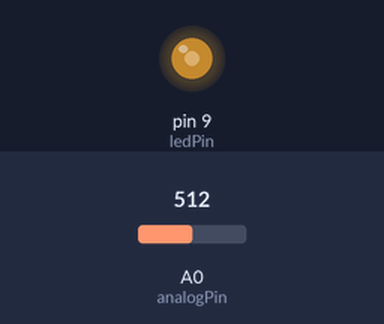
This sketch was run on a simulated Arduino Uno, built with avr-gcc and run on an emulated ATmega328P. Shown: output pins drawn as LEDs (lit = HIGH). The inputs (shaded band) are chosen by the test bench; at power-on: A0 (analogPin) = 512.

Above: at 1.2 s.
1.3 s: A0 (analogPin) set to 716
At 1.8 s:
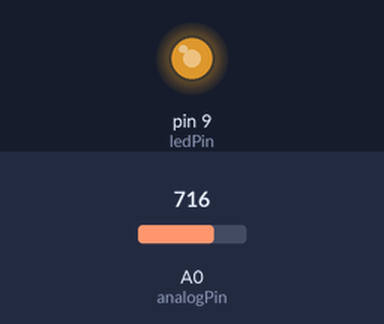
2.8 s: A0 (analogPin) set to 900
At 4.0 s:
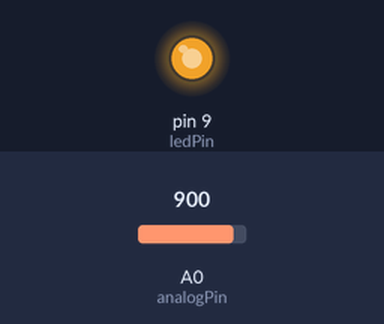
4.3 s: A0 (analogPin) set to 122
At 5.3 s:
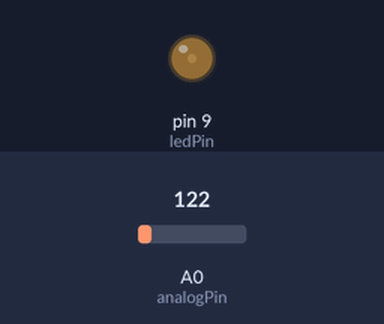
5.8 s: A0 (analogPin) set to 0
At 6.4 s:
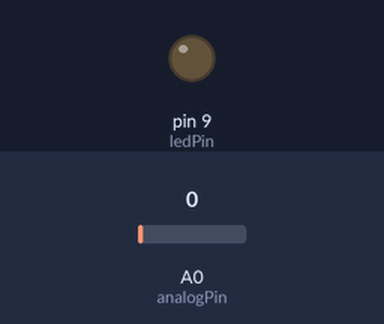
7.3 s: A0 (analogPin) set to 511
At 7.6 s:
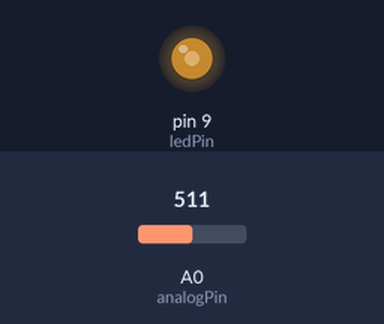
Timing chart, 0 to 9.8 s (numbered marks = the images above; inputs shaded):
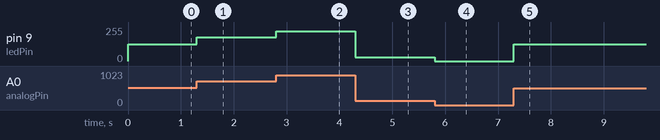

The sketch:

SunfounderExample4-Pot-Led-PWM.ino
```cpp
//control LED brightness based on analog reading from potentiometer

const int ledPin = 9;
const int analogPin = A0;

int inputValue = 0; //variable to store the val coming from sensor
int outputValue = 0; //var to store the output value

void setup() {
  // put your setup code here, to run once:

}

void loop() {
  inputValue = analogRead(analogPin); // reads value from sensor
  outputValue = map(inputValue, 0, 1023, 0, 255);//convert from 0-1023 proportional to the number of val from 0 to 255
  analogWrite(ledPin, outputValue); //turn the led on depending on the output value

}
```

Measured:
- after the input at 1.3 s, pin 9 (ledPin): 127/255 → 178/255 at once
- after the input at 2.8 s, pin 9 (ledPin): 178/255 → 224/255 at once
- after the input at 4.3 s, pin 9 (ledPin): 224/255 → 30/255 at once
- after the input at 5.8 s, pin 9 (ledPin): 30/255 → 0/255 at once
- after the input at 7.3 s, pin 9 (ledPin): 0/255 → 127/255 at once
